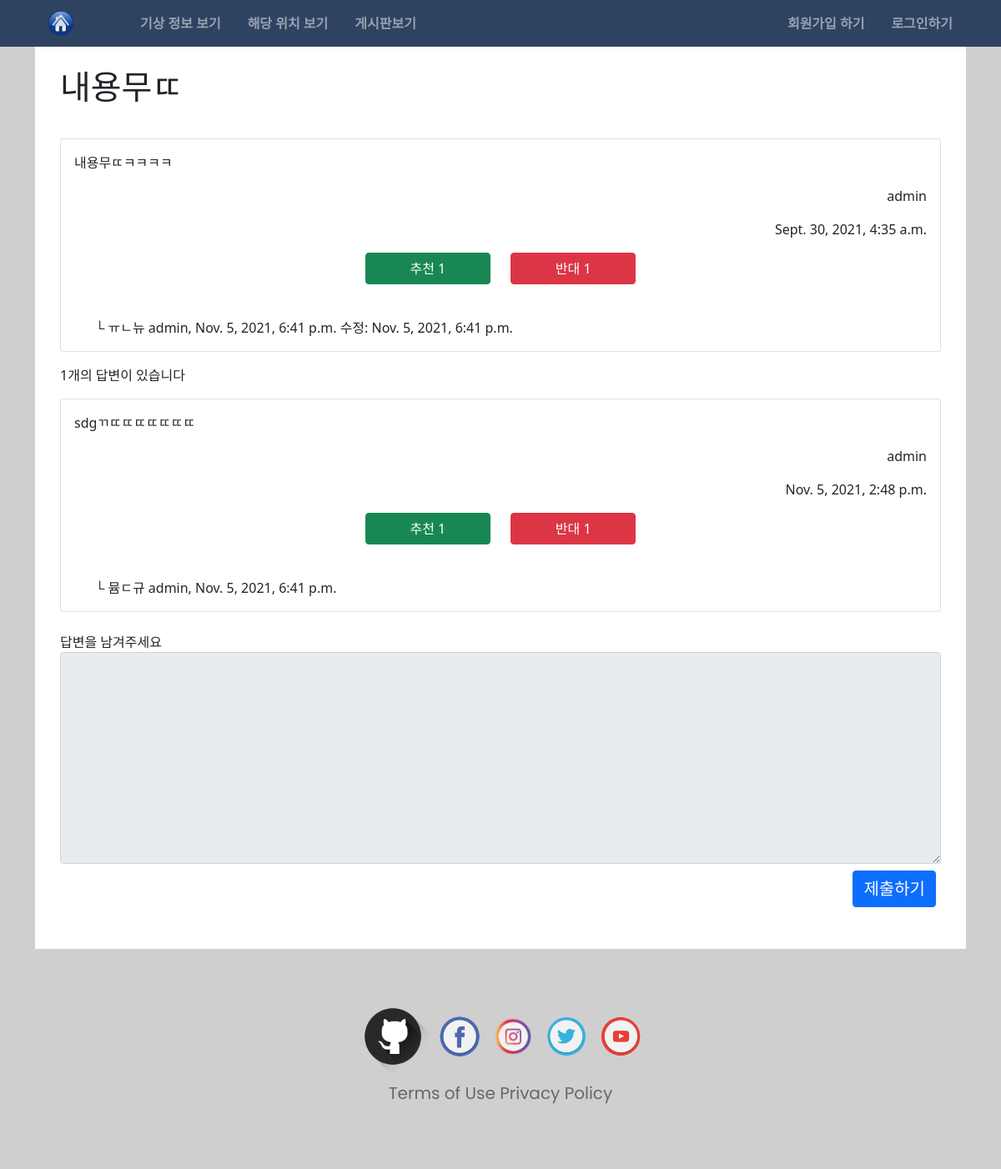
/board/95/, run on the app's committed database.
### board/models.py (models this page shows, shortened)
class Question(models.Model):
  subject = models.CharField(max_length=200)
  content = models.TextField()
  create_date = models.DateTimeField()
  author = models.ForeignKey(User,on_delete=models.CASCADE, related_name='quthor_question')
  modify_date = models.DateTimeField(null=True, blank=True)
  voter = models.ManyToManyField(User,related_name='voter_question')
  devoter = models.ManyToManyField(User,related_name='devoter_question')

class Comment(models.Model):
  author = models.ForeignKey(User, on_delete=models.CASCADE)
  content = models.TextField()
  create_date = models.DateTimeField()
  modify_date = models.DateTimeField(null=True, blank=True)
  question = models.ForeignKey(Question, null=True, blank=True, on_delete=models.CASCADE)
  answer = models.ForeignKey(Answer, null=True, blank=True, on_delete=models.CASCADE)

class Answer(models.Model):
  question = models.ForeignKey(Question,on_delete=models.CASCADE)
  content = models.TextField()
  create_date = models.DateTimeField()
  author = models.ForeignKey(User,on_delete=models.CASCADE, related_name='answer_question')
  modify_date = models.DateTimeField(null=True, blank=True)
  voter = models.ManyToManyField(User,related_name='voter_answer')
  devoter = models.ManyToManyField(User, related_name='devoter_answer')

### board/views/base_views.py (the view)
# urls.py: path('<int:question_id>/', base_views.detail, name='detail'),
def detail(request,question_id):
  question = get_object_or_404(Question, pk=question_id)
  context = {"question":question}
  return render(request,'board/detail.html',context)

### templates/board/detail.html (shortened to what this page needs)
{% extends 'base.html' %}
{% block content %}
  <div class="container">
    <div class="main-wall">
      <h1 class="detail-subject">{{ question.subject }}</h1>
      <div class="row pb-3">
        <div class="col-12">
          <div class="card">
            <div class="card-body">
              <p class="card-text">{{ question.content }}</p>
              <p class="card-text d-flex flex-row-reverse">{{ question.author }}</p>
              <p class="card-text d-flex flex-row-reverse">{{ question.create_date }}</p>
              <div class="row mb-3">
                <div class="col-12 col-lg-4 col-sm-3"></div>
                <div class="col-6 col-lg-2 col-sm-3 ">
                  <div class="d-grid gap-2">
                    <a href="{% url 'board:vote_question' question.id  %}" class="btn btn-success">추천 {{ question.voter.count }}</a>
                  </div>
                </div>
                <div class="col-6 col-lg-2 col-sm-3 ">
                  <div class="d-grid gap-2">
                    <a href="{% url 'board:devote_question' question.id  %}" class="btn btn-danger">반대 {{ question.devoter.count }}</a>
                  </div>
                </div>
                <div class="col-12 col-lg-4 col-sm-3"></div>
              </div>
              {% if question.comment_set.count > 0 %}
                {% for comment in question.comment_set.all %}
                  <br>&nbsp;&nbsp;&nbsp;&nbsp;&nbsp;
                  <span class="mt-3">└ {{ comment.content }}</span>
                  <span>
                    {{ comment.author }},
                    {{ comment.create_date }}
                    {% if comment.modify_date %}
                      수정:
                      {{ comment.modify_date }}
                    {% endif %}
                  </span>
                {% endfor %}
              {% endif %}
            </div>
          </div>
        </div>
      </div>
      <span>{{question.answer_set.count}}개의 답변이 있습니다</span>
      {% for answer in question.answer_set.all %}
        <div class="row mt-3">
          <div class="col-12">
            <div class="card">
              <div class="card-body">
                <p class="card-text">{{answer.content}}</p>
                <p class="card-text d-flex flex-row-reverse">{{ answer.author }}</p>
                <p class="card-text d-flex flex-row-reverse">{{ answer.create_date }}</p>
                <div class="row mb-3">
                  <div class="col-12 col-lg-4 col-sm-3"></div>
                  <div class="col-6 col-lg-2 col-sm-3 ">
                    <div class="d-grid gap-2">
                      <a href="{% url 'board:vote_answer' answer.id  %}" class="btn btn-success">추천 {{ answer.voter.count }}</a>
                    </div>
                  </div>
                  <div class="col-6 col-lg-2 col-sm-3">
                    <div class="d-grid gap-2">
                      <a href="{% url 'board:devote_answer' answer.id  %}" class="btn btn-danger">반대 {{ answer.devoter.count }}</a>
                    </div>
                  </div>
                  <div class="col-12 col-4 col-sm-3"></div>
                </div>
                {% if answer.comment_set.count > 0 %}
                  {% for comment in answer.comment_set.all %}
                    <br>&nbsp;&nbsp;&nbsp;&nbsp;&nbsp;
                    <span class="mt-3">└ {{ comment.content }}</span>
                    <span>
                      {{ comment.author }},
                      {{ comment.create_date }}
                    </span>
                  {% endfor %}
                {% endif %}
              </div>
            </div>
          </div>
        </div>
      {% endfor %}
      <form class="pt-4" action="{% url 'board:answer_create' question.id %}" method="post">
        <label for="content">답변을 남겨주세요</label>
        <textarea {% if not user.is_authenticated %}disabled{% endif %} name="content" class="form-control" id="content" rows="10"></textarea>
        <button style="margin-left: 90%; font-size:20px;" class="btn btn-primary mt-2">제출하기</button>
      </form>
    </div>
  </div>
  <footer>
    {% include 'footer.html' %}
  </footer>
{% endblock %}

### static/style.css (style rules this page uses)
html { scroll-behavior: smooth; }
body { padding-top: 40px; }
div.main-wall { background-color: #fff; padding: 30px 30px 50px; height: 100%; z-index: 0; }
.detail-subject { padding-bottom: 30px; padding-top: 10px; }
footer { background-color: #CFCFCF; padding: 30px 5px 30px; font-family: 'Poppins', sans-serif; text-align :center; }

### data on the page
Question: subject "내용무ㄸ", content "내용무ㄸㅋㅋㅋㅋ", author "admin", create_date "Sept. 30, 2021, 4:35 a.m.", voter.count "1", devoter.count "1", answer_set.count "1"
Comment: content "ㅠㄴ뉴", author "admin", create_date "Nov. 5, 2021, 6:41 p.m.", modify_date "Nov. 5, 2021, 6:41 p.m."
Answer: content "sdgㄲㄸㄸㄸㄸㄸㄸㄸ", author "admin", create_date "Nov. 5, 2021, 2:48 p.m.", voter.count "1", devoter.count "1"
Comment: content "뮴ㄷ규", author "admin", create_date "Nov. 5, 2021, 6:41 p.m."
